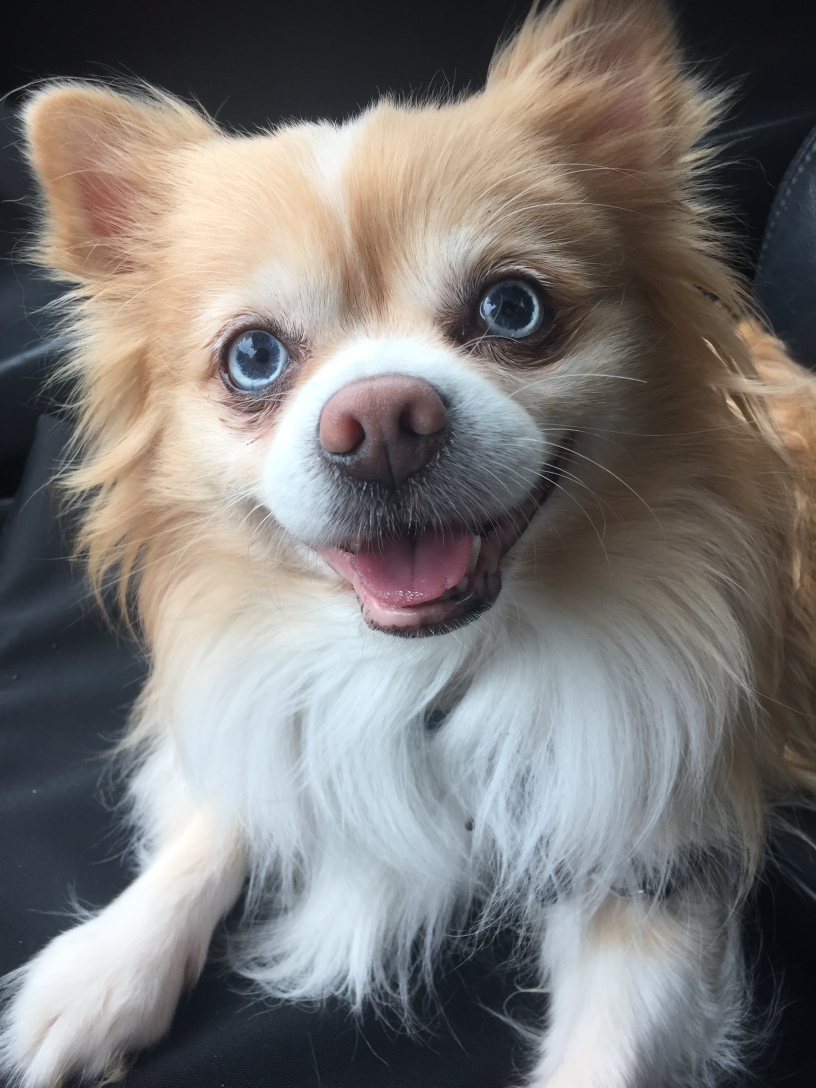
#> input picture IMG_4663.JPG, 2448 x 3264 px (shown at 1/3 size)
$ python main.py
#> lines starting #> are read from the running program, lines starting #| are printed output that depends on the picture
import cv2
import numpy as np


def build_gaussian_pyramid(image, levels):
    pyramid = [image]
    for i in range(levels - 1):
        image = cv2.pyrDown(image)
        pyramid.append(image)
    return pyramid


def build_laplacian_pyramid(gaussian_pyramid, levels):
    pyramid = []
    for i in range(5, 0, -1):
        size = (gaussian_pyramid[i - 1].shape[1], gaussian_pyramid[i - 1].shape[0])
        GE = cv2.pyrUp(gaussian_pyramid[i], dstsize=size)
        L = cv2.subtract(gaussian_pyramid[i - 1], GE)
        pyramid.append(L)
    pyramid.reverse()
    return pyramid


def visualize_pyramid(pyramid, title):
    height = sum(level.shape[0] for level in pyramid)
    width = max(level.shape[1] for level in pyramid)
    combined_image = np.zeros((height, width, 3), dtype=np.uint8)
    y = 0

    for level in pyramid:
        h, w, _ = level.shape
        combined_image[y : y + h, :w] = level
        y += h
    cv2.imwrite(title, combined_image)
    cv2.imshow(title, combined_image)
    cv2.waitKey(0)


def main():
    img = cv2.imread("IMG_4663.JPG")
#> img is the input picture: shape (3264, 2448, 3); mean B, G, R 118, 119.9, 122.9
    levels = 6

    gaussian_pyramid = build_gaussian_pyramid(img, levels)
#> the loop in build_gaussian_pyramid, `for i in range(levels - 1):` made 5 passes
#> pass 2, in build_gaussian_pyramid, `image = cv2.pyrDown(image)`:
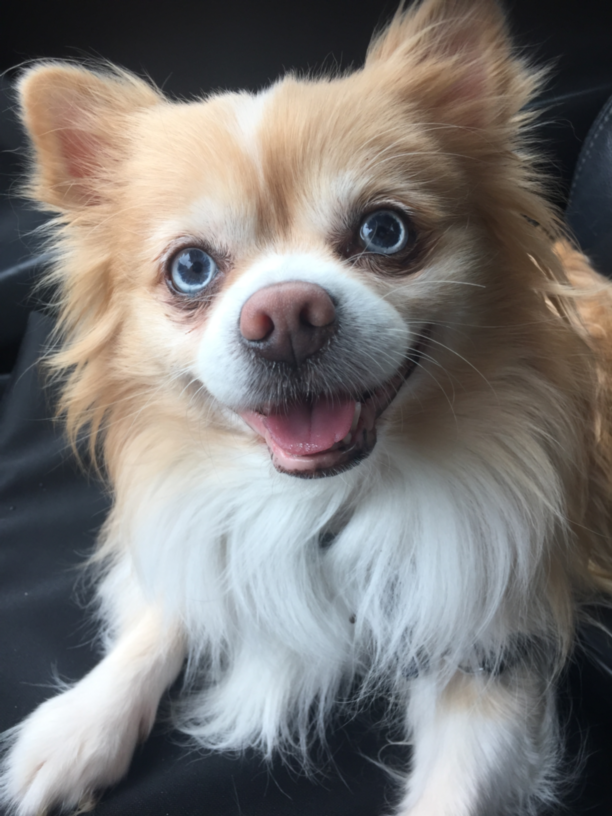
#> image: shape (816, 612, 3); mean of channels 0, 1, 2 118, 119.9, 122.9; drawn as B, G, R
#> after the loop in build_gaussian_pyramid, `for i in range(levels - 1):`:
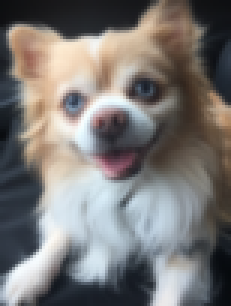
#> image: shape (102, 77, 3) (shown 3 times larger); mean of channels 0, 1, 2 117.5, 119.3, 122.3; drawn as B, G, R
#> after the loop in build_gaussian_pyramid, `for i in range(levels - 1):`: pyramid = 6 items
#> gaussian_pyramid = 6 items
    laplacian_pyramid = build_laplacian_pyramid(gaussian_pyramid, levels)
#> the loop in build_laplacian_pyramid, `for i in range(5, 0, -1):` made 5 passes
#> pass 1, in build_laplacian_pyramid, `GE = cv2.pyrUp(gaussian_pyramid[i], dstsize=size)`:
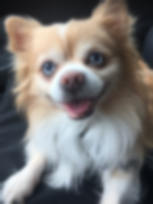
#> GE: shape (204, 153, 3); mean of channels 0, 1, 2 118, 119.9, 122.9; drawn as B, G, R
#> pass 1, in build_laplacian_pyramid, `L = cv2.subtract(gaussian_pyramid[i - 1], GE)`:
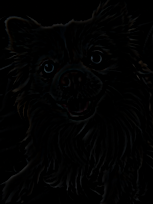
#> L: shape (204, 153, 3); mean of channels 0, 1, 2 2.2, 2.2, 2.1; drawn as B, G, R
#> after the loop in build_laplacian_pyramid, `for i in range(5, 0, -1):`: pyramid = 5 items
#> laplacian_pyramid = 5 items

    # comment and uncomment depending on which one you want to visualize
    visualize_pyramid(gaussian_pyramid, "Gaussian.jpg")
#> in visualize_pyramid, `height = sum(level.shape[0] for level in pyramid)`: height = 6426
#> in visualize_pyramid, `width = max(level.shape[1] for level in pyramid)`: width = 2448
#> the loop in visualize_pyramid, `for level in pyramid:` made 6 passes
#> (h, w, y) on passes 1 to 6: (3264, 2448, 3264), (1632, 1224, 4896), (816, 612, 5712), (408, 306, 6120), (204, 153, 6324), (102, 77, 6426)
#> after the loop in visualize_pyramid, `for level in pyramid:`:
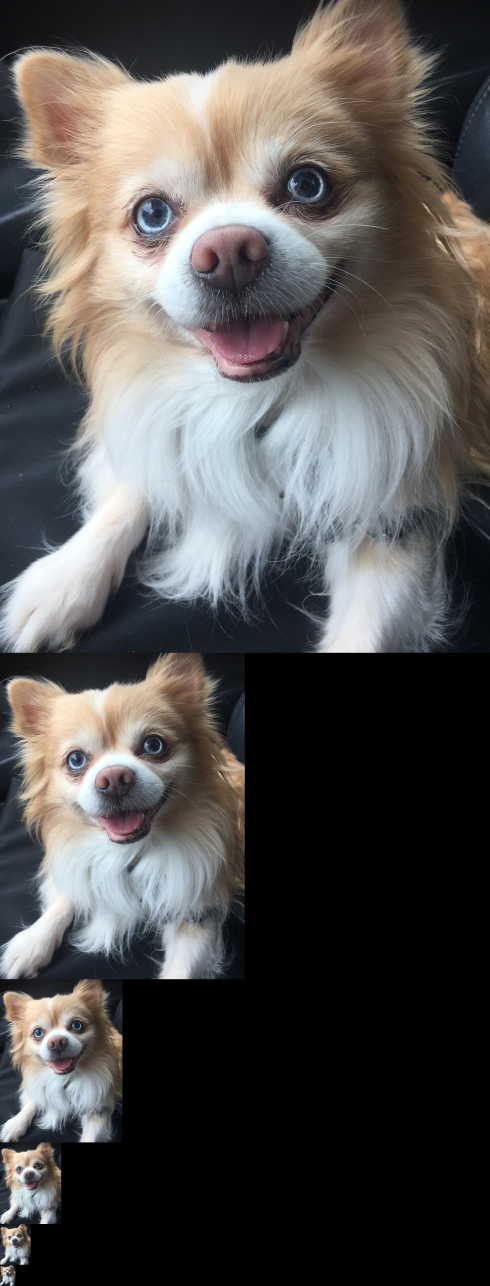
#> combined_image: shape (6426, 2448, 3) (shown at 1/5 size); mean of channels 0, 1, 2 79.9, 81.2, 83.2; drawn as B, G, R
#> after the loop in visualize_pyramid, `for level in pyramid:`: y = 6426
    visualize_pyramid(laplacian_pyramid, "Laplacian.jpg")
#> call 2 of visualize_pyramid, with title = 'Laplacian.jpg'
#> in visualize_pyramid (call 2), `height = sum(level.shape[0] for level in pyramid)`: height = 6324
#> the loop in visualize_pyramid (call 2), `for level in pyramid:` made 5 passes
#> after the loop in visualize_pyramid (call 2), `for level in pyramid:`:
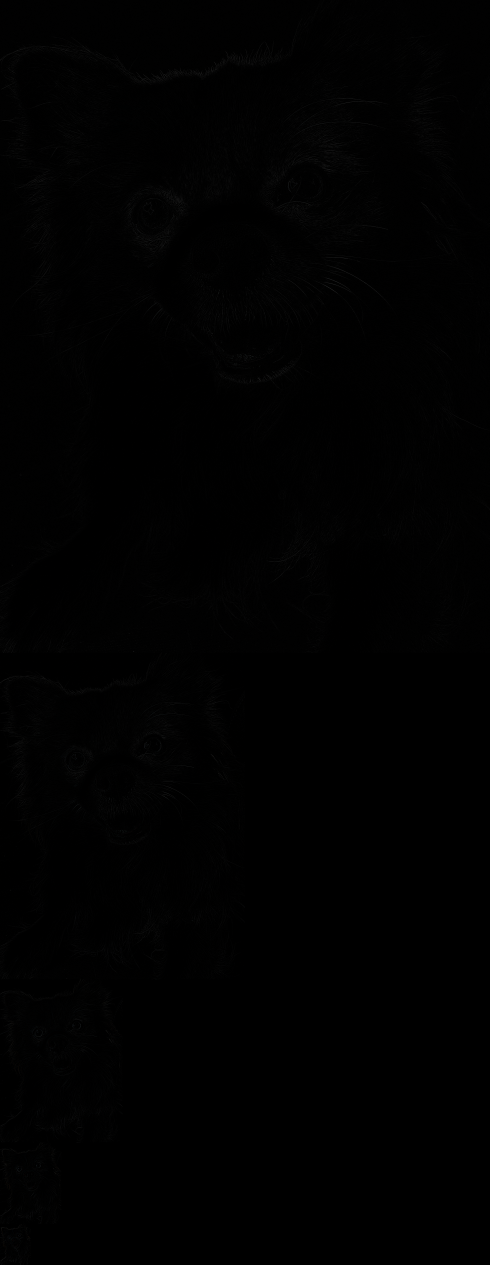
#> combined_image: shape (6324, 2448, 3) (shown at 1/5 size); mean of channels 0, 1, 2 0.8, 0.8, 0.8; drawn as B, G, R


if __name__ == "__main__":
    main()
